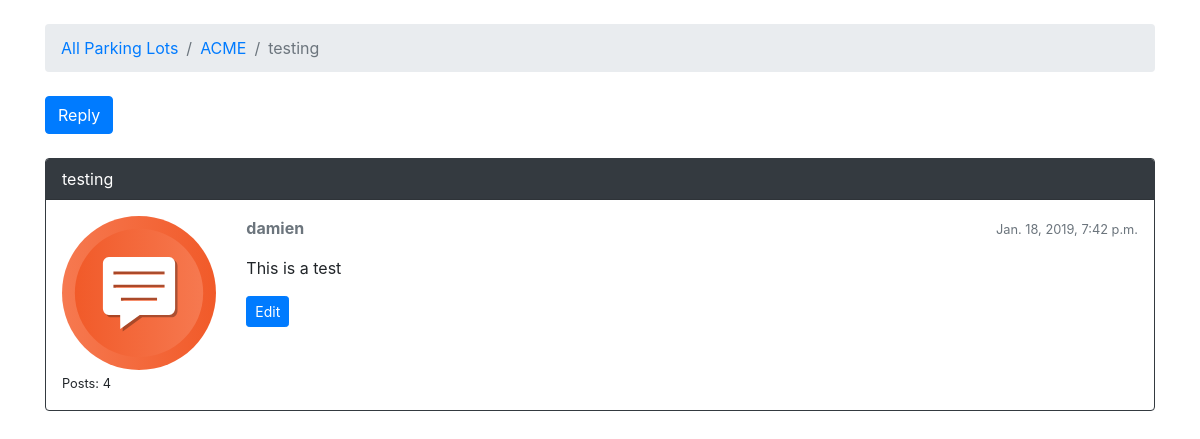
/lots/acme/questions/1/, run on the app's committed database.
### lot/models.py (models this page shows, shortened)
class Question(models.Model):
    subject = models.CharField(max_length=255)
    last_updated = models.DateTimeField(auto_now_add=True)
    lot = models.ForeignKey(Lot, related_name='questions',
                            on_delete=models.CASCADE)
    starter = models.ForeignKey(User, related_name='questions',
                                on_delete=models.CASCADE)

class Lot(models.Model):
    group_name = models.CharField(max_length=30, unique=True)
    description = models.CharField(max_length=100)
    location = models.CharField(max_length=100)
    slug = models.SlugField(unique=True)

class Post(models.Model):
    message = models.TextField(max_length=4000)
    question = models.ForeignKey(Question, related_name='posts',
                                 on_delete=models.CASCADE)
    created_at = models.DateTimeField(auto_now_add=True)
    updated_at = models.DateTimeField(null=True)
    created_by = models.ForeignKey(User, related_name='posts',
                                   on_delete=models.CASCADE)
    updated_by = models.ForeignKey(User, null=True, related_name='+',
                                   on_delete=models.CASCADE)

### lot/views.py (the view)
def question_comments(request, lot_id, question_pk):
    question = get_object_or_404(Question, lot__slug=lot_id, pk=question_pk)
    return render(request, 'comments_on_question.html', {'question': question})

### templates/comments_on_question.html (shortened to what this page needs)
{% extends 'base.html' %}
{% load static %}
{% block breadcrumb %}
  <li class="breadcrumb-item"><a href="{% url 'list_lots' %}">All Parking Lots</a></li>
  <li class="breadcrumb-item"><a href="{% url 'list_questions' question.lot.slug %}">{{ question.lot.group_name }}</a></li>
  <li class="breadcrumb-item active">{{ question.subject }}</li>
{% endblock %}
{% block content %}
  <div class='mb-4'>
    <a href="#" class="btn btn-primary" role="button">Reply</a>
  </div>
  {% for post in question.posts.all %}
  <div class="card mb-2 {% if forloop.first %}border-dark{% endif %} ">
    {% if forloop.first %}
      <div class="card-header text-white bg-dark py-2 px-3">
        {{question.subject}}
      </div>
    {% endif %}
      <div class="card-body p-3">
        <div class="row">
          <div class="col-2">
            <img src="{% static 'img/comment_icon.svg' %}" alt="{{post.created_by.username}}" class="w-100">
            <small>Posts: {{ post.created_by.posts.count }}</small>
          </div>
          <div class="col-10">
            <div class="row mb-3">
              <div class="col-6">
                <strong class="text-muted">{{ post.created_by.username}} </strong>
              </div>
              <div class="col-6 text-right">
                <small class="text-muted">{{ post.created_at }}</small>
              </div>
            </div>
            {{ post.message }}
            <div class="mt-3">
              <a href="#" class="btn btn-primary btn-sm" role="button">Edit</a>
            </div>
          </div>
        </div>
      </div>
  </div>
{% endfor %}
{% endblock %}

### data on the page
Question: lot.group_name "ACME", subject "testing"
Post: created_by.posts.count "4", created_by.username "damien", created_at "Jan. 18, 2019, 7:42 p.m.", message "This is a test"
